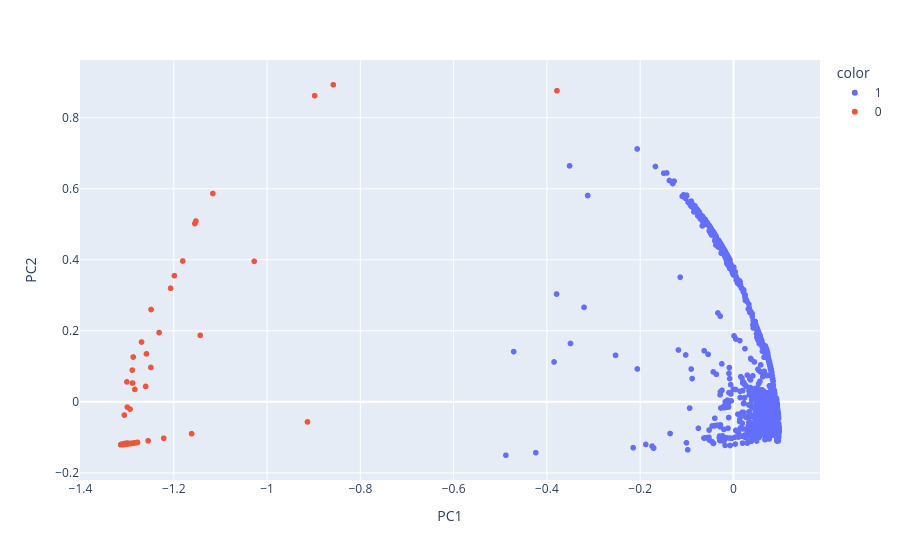

Source (notebook cell):
### Code cell
# Visualiser les classes
scatter_plot(New_df,cah_partition)

### Figure 1 — Plotly figure (JSON) as saved in the notebook; plotly's stock layout.template omitted (floating-point values rounded to 4 significant figures; data arrays with more than 128 entries replaced by an {"elided": "..."} marker saying what was removed)
{"data": [{"hovertemplate": "color=1<br>PC1=%{x}<br>PC2=%{y}<extra></extra>", "legendgroup": "1", "marker": {"color": "#636efa", "symbol": "circle"}, "mode": "markers", "name": "1", "showlegend": true, "type": "scattergl", "x": {"elided": "2992 float values"}, "xaxis": "x", "y": {"elided": "2992 float values"}, "yaxis": "y"}, {"hovertemplate": "color=0<br>PC1=%{x}<br>PC2=%{y}<extra></extra>", "legendgroup": "0", "marker": {"color": "#EF553B", "symbol": "circle"}, "mode": "markers", "name": "0", "showlegend": true, "type": "scattergl", "x": {"elided": "158 float values"}, "xaxis": "x", "y": {"elided": "158 float values"}, "yaxis": "y"}], "layout": {"legend": {"title": {"text": "color"}, "tracegroupgap": 0}, "margin": {"t": 60}, "xaxis": {"anchor": "y", "domain": [0.0, 1.0], "title": {"text": "PC1"}}, "yaxis": {"anchor": "x", "domain": [0.0, 1.0], "title": {"text": "PC2"}}}}
